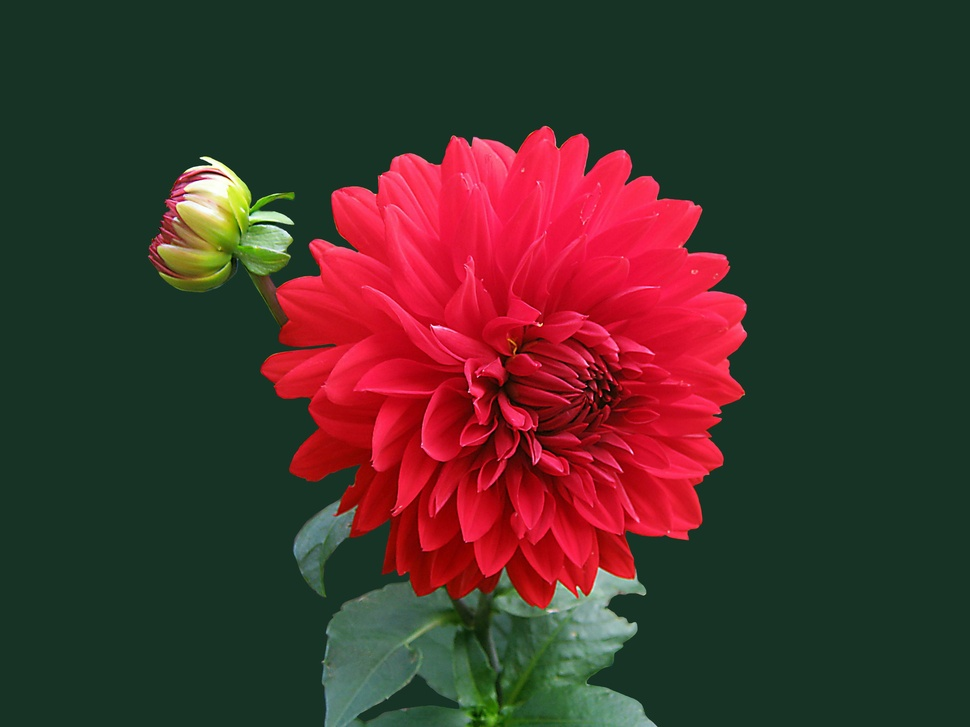
#> input picture image.jpg, 970 x 727 px, shrunk from 3648 x 2736 before the run
$ python Sobel_hipass.py   (older library calls are emulated)
#> lines starting #> are read from the running program, lines starting #| are printed output that depends on the picture
import cv2
import matplotlib.pyplot as plt

image = cv2.imread('image.jpg')
#> image is the input picture: shape (727, 970, 3); mean B, G, R 43.1, 50.1, 70.7
sobel_x = cv2.Sobel(image, cv2.CV_64F, 1, 0, ksize=3)
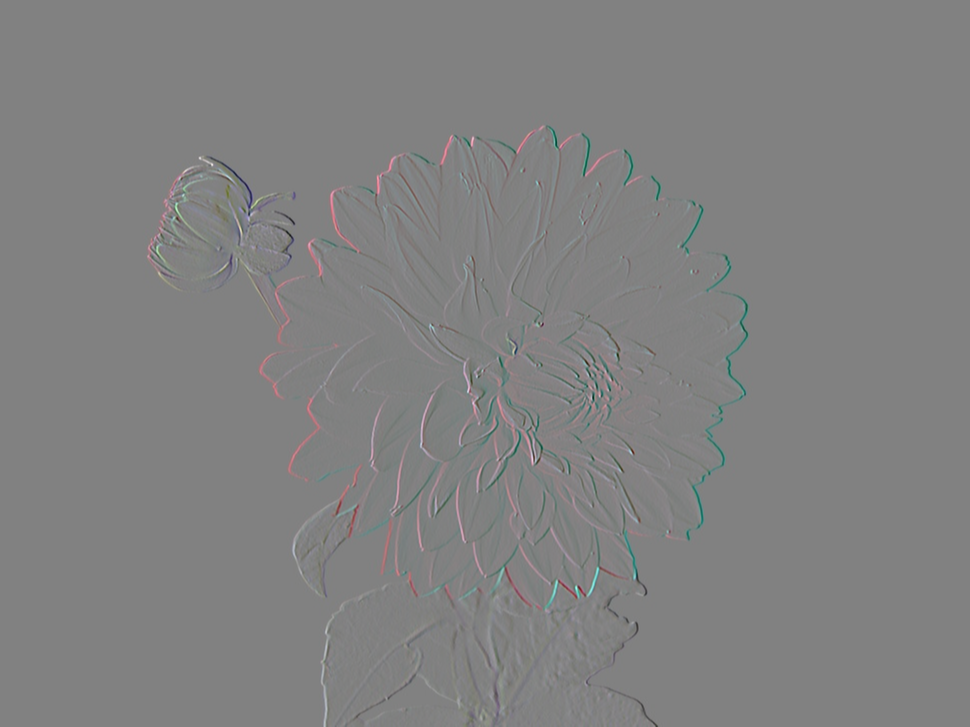
#> sobel_x: shape (727, 970, 3) float64; mean B, G, R 0, 0, 0; drawn with min black and max white
sobel_y = cv2.Sobel(image, cv2.CV_64F, 0, 1, ksize=3)
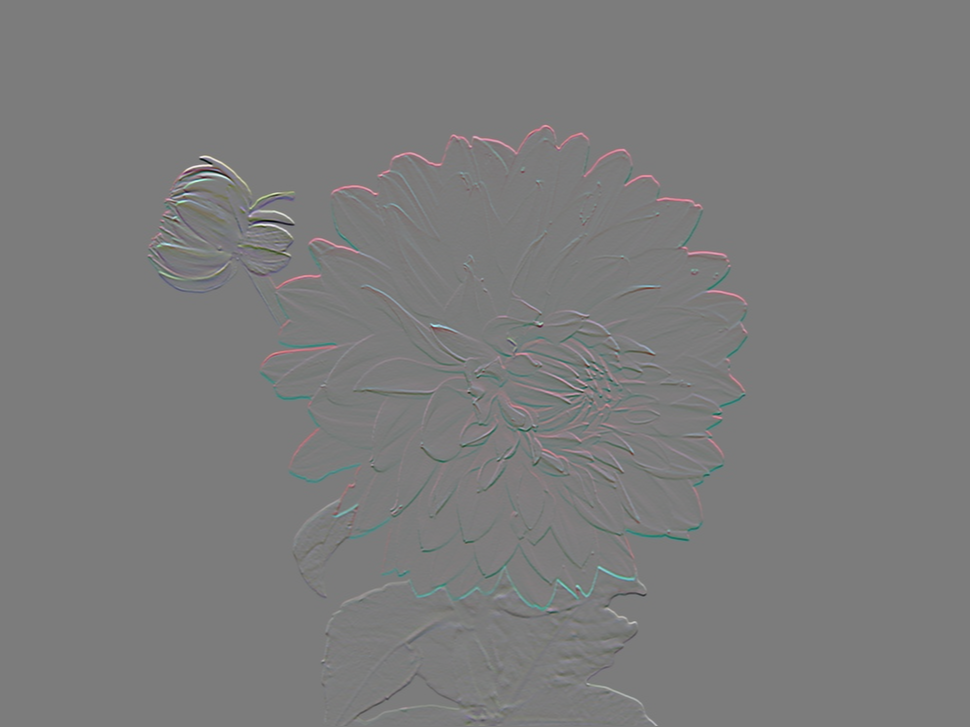
#> sobel_y: shape (727, 970, 3) float64; mean B, G, R 0.2, 0.2, 0.2; drawn with min black and max white
sobel_combined = cv2.magnitude(sobel_x, sobel_y)
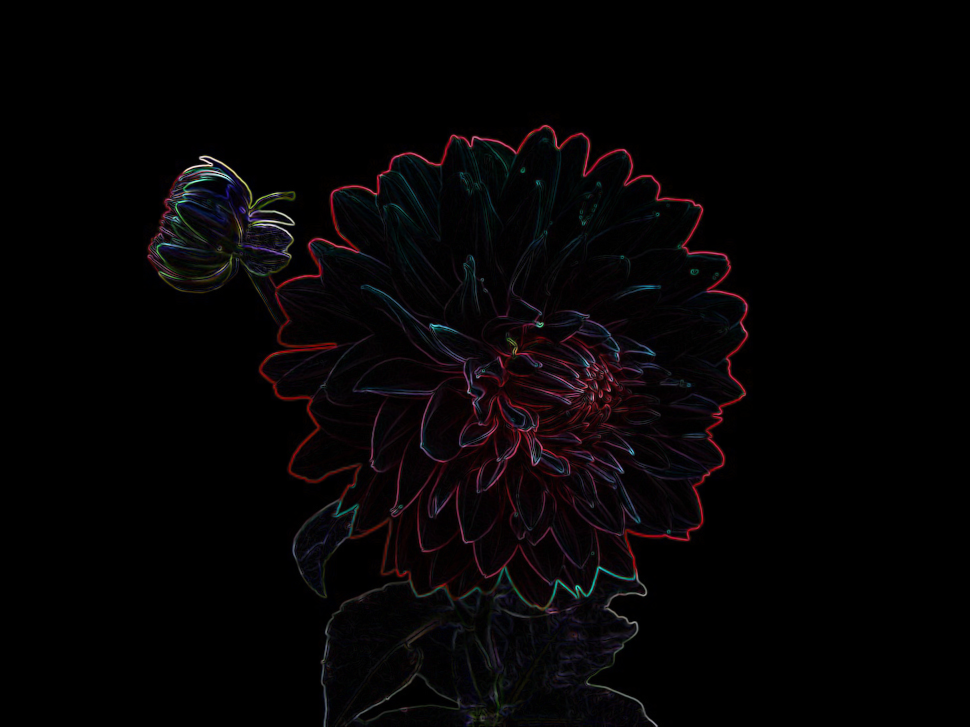
#> sobel_combined: shape (727, 970, 3) float64; mean B, G, R 17.6, 14.1, 21.5; drawn with min black and max white

plt.imshow(sobel_combined, cmap="gray")
plt.title("Sobel Edge Detection")
plt.axis("off")
plt.show()
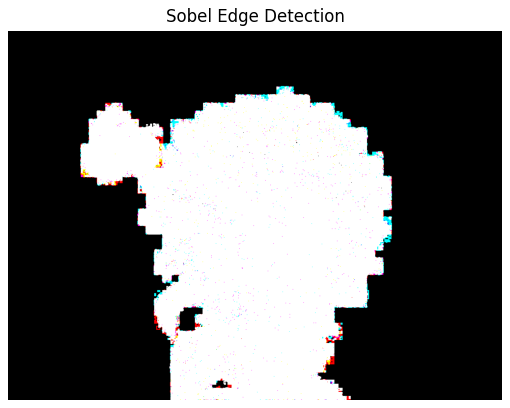
#> figure drawn by matplotlib, 1 panel; B, G, R data is drawn as R, G, B
